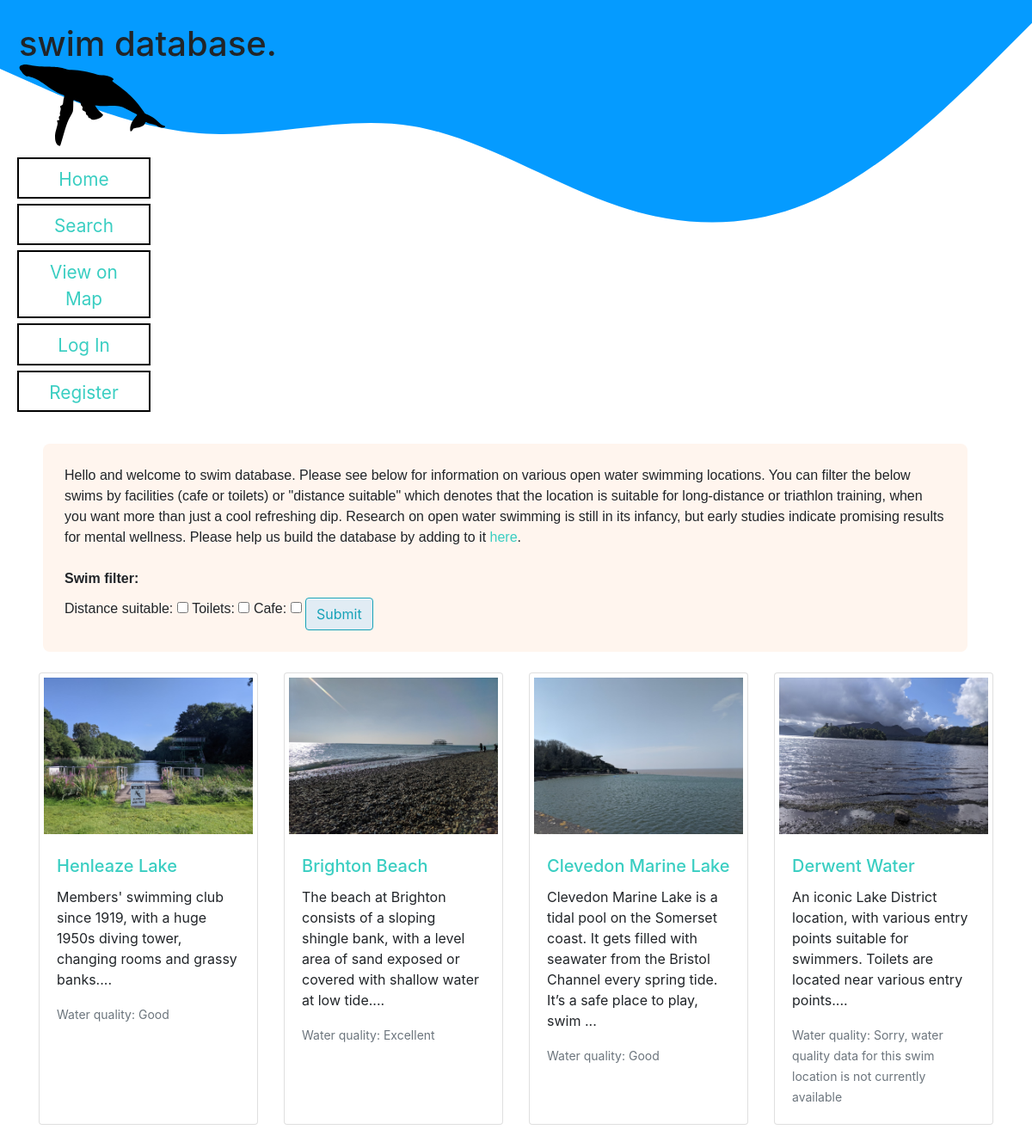
The app's page /catalog/, older data.
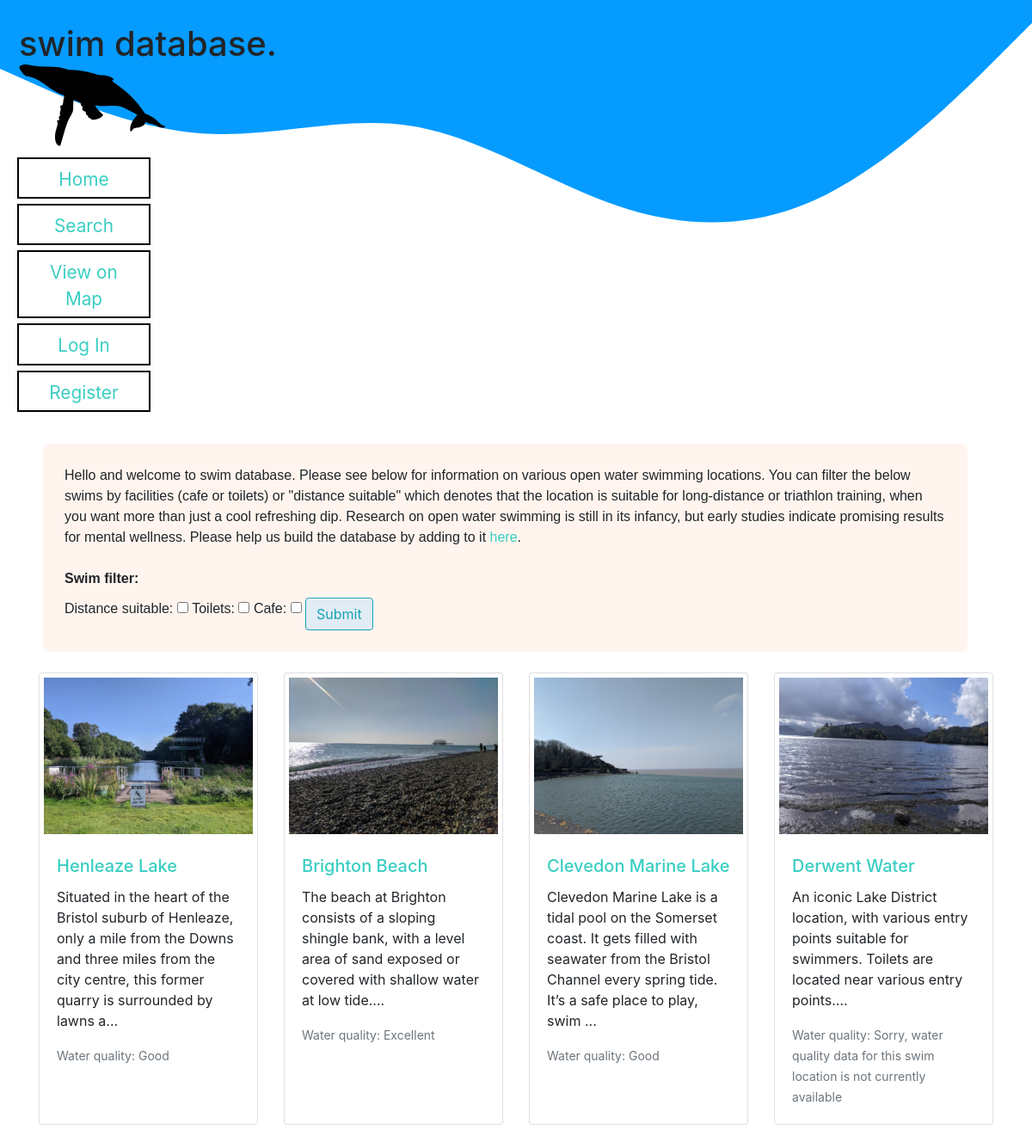
The same page, newer data.
### catalog/models.py (models this page shows, shortened)
class Photo(models.Model):
    swim_id = models.ForeignKey(
        SwimSpot,
        default=1,
        on_delete=models.CASCADE,
        related_name="swimspot"
    )
    title = models.CharField(max_length=45)
    description = models.CharField(max_length=250)
    created = models.DateTimeField(auto_now_add=True)
    image = models.ImageField(upload_to='photos/')
    submitter = models.ForeignKey(get_user_model(), on_delete=models.CASCADE)

class SwimSpot(models.Model):
    name = models.CharField(max_length=100, default='name')
    description = models.CharField(max_length=1440, default='', null=True, blank=True)
    water_quality = models.CharField(max_length=100, default='', null=True, blank=True)
    toilets = models.BooleanField(default=False)
    cafe = models.BooleanField(default=False)
    distance_suitable = models.BooleanField(default=False)
    is_approved = models.BooleanField(default=False) #admin can approve
    wq_id = models.CharField(max_length=100, default='', null=True, blank=True)

### catalog/views.py (the view)
# urls.py: path('', views.index, name='index'),
def index(request):
    form = ""
    if request.method == 'POST':
        f = FilterForm(request.POST)
        filter_parameters = {}
        if f.is_valid():
            for item in ['distance_suitable', 'cafe', 'toilets']:
                if f.cleaned_data.get(item) is True:
                    filter_parameters[item] = True
            swimspots = SwimSpot.objects.filter(**filter_parameters)
            form = None
    else:
        form = FilterForm()
        swimspots = SwimSpot.objects.all().order_by('id') #gets all swimspots
    vals = swimspots.values_list('id', 'name', 'water_quality', 'is_approved', 'description')
    listo = []
    for item in vals:
        henlo = list(Photo.objects.filter(swim_id=item[0])[:1])
        objects = list(chain(item, henlo))
        listo.append(objects)
    paginator = Paginator(listo, 10)
    page_number = request.GET.get('page')
    page_obj = paginator.get_page(page_number)
    return render(request, "index.html", {
        "swimspots": swimspots,
        "form": form,
        "page_obj": page_obj
    })

### catalog/models.py
class FilterForm(forms.ModelForm):
    distance_suitable = forms.BooleanField(required=False)
    toilets = forms.BooleanField(required=False)
    cafe = forms.BooleanField(required=False)
    class Meta:
        model = SwimSpot
        fields = ['distance_suitable', 'toilets', 'cafe']

### catalog/templates/index.html (shortened to what this page needs)
{% extends "base_generic.html" %}
{% block content %}
  <div class="container">
    <div class="row">
      <div class="intro col-sm">
      Hello and welcome to swim database. Please see below for information on various open water swimming locations. You can filter the below swims by facilities (cafe or toilets)
      or "distance suitable" which denotes that the location is suitable for long-distance or triathlon training, when you want more than just a cool refreshing dip.
      Research on open water swimming is still in its infancy, but early studies indicate promising results for mental wellness. Please help us build the database by adding to it
      <a href="{% url 'add' %}">here</a>.<br>
   <br>
        {% if form is not None %}
        <strong>Swim filter:</strong><form method="post" novalidate>
           {{ form }}
           <button class="pbt btn btn-outline-info" type="submit">Submit</button>
           {% endif %}
    </div>
    </div><br>
    <div class="card-deck">
   {% for i in page_obj.object_list %}
      {% if i.3 %}
                  <div class="card" style="max-width: 24.5rem;">
                    <a href="{% url 'get' i.0 %}">
                      <img class="card-img-top" src="../../{{ i.5.image }}" alt="Card image cap">
                </a>
                    <div class="card-body">
                      <h5 class="card-title"> <a href="{% url 'get' i.0 %}">{{i.1}}</a></h5>
                      <p class="card-text">{{i.4|slice:":165"}}...</p>
                      <p class="card-text"><small class="text-muted">Water quality: {{i.2}}</small></p>
                    </div>
                  </div>
         {% endif %}
      {% endfor %}
    </div>
     <br>
     </div>
{% endblock %}

### catalog/templates/base_generic.html (shortened to what this page needs)
<!DOCTYPE html>
<html lang="en">
<head>
  <link rel="stylesheet" href="https://cdn.jsdelivr.net/npm/bootstrap@4.6.1/dist/css/bootstrap.min.css">
  <link rel='stylesheet' type='text/css' href='https://api.tomtom.com/maps-sdk-for-web/cdn/6.x/6.6.0/maps/maps.css'/>
<link rel="stylesheet" href="https://cdnjs.cloudflare.com/ajax/libs/font-awesome/4.7.0/css/font-awesome.min.css">
  {% load static %}
  <link rel="stylesheet" href="{% static 'styles.css' %}">
  <h1 class="header"><div class="wordy">swim database. </div> <?xml version="1.0" standalone="no"?>
    <!DOCTYPE svg PUBLIC "-//W3C//DTD SVG 20010904//EN"
     "http://www.w3.org/TR/2001/REC-SVG-20010904/DTD/svg10.dtd">
    </h1>
</head>
<body>    {% block sidebar %}
    <div class="row">
      <div class="col-sm-2">
     <div class="lgscreen">
        <ul class="navbar navbar-light sidebar-nav" id="sidebar-nav">
          <li class="nav-item"><a class="nav-link" href="{% url 'index' %}">Home</a></li>
          <li class="nav-item"><a class="nav-link" href="{% url 'search' %}">Search</a></li>
          <li class="nav-item"><a class="nav-link" href="{% url 'map' %}">View on Map</a></li>
          {% if user.is_authenticated %}
          <li class="nav-item">
            <a class="nav-link" href="{% url 'add' %}">Add a Swim</a>
        </li>
          <li class="nav-item"><a class="nav-link" href="{% url 'profile' user.id %}">My Profile</a></li>
              <li class="nav-item">
                  <a class="nav-link" href="{% url 'logout' %}">Log Out</a>
              </li>
          {% else %}
              <li class="nav-item">
                  <a class="nav-link" href="{% url 'login' %}">Log In</a>
              </li>
              <li class="nav-item">
                  <a class="nav-link" href="{% url 'register' %}">Register</a>
              </li>
        </ul>
          {% endif %}
     {% endblock %}
    </div> </div>
     {% block content %}{% endblock %}
 </div>
</body>
</html>

### catalog/static/styles.css (style rules this page uses)
* { box-sizing: border-box; }
body { background:white; }
button, .clearablefileinput { background-color: #e1ecf4 !important; border-radius: 3px; border: 1px solid #7aa7c7; box-shadow: rgba(255, 255, 255, .7) 0 1px 0 0 inset; box-sizing: border-box; color: #39739d; cursor: pointer; display: inline-block; font-family: -apple-system,system-ui,"Segoe UI","Liberation Sans",sans-serif; font-size: 13px; font-weight: 400; line-height: 1.15385; margin: 0; outline: none; padding: 8px .8em; position: relative; text-align: center; text-decoration: none; user-select: none; -webkit-user-select: none; touch-action: manipulation; vertical-align: baseline; white-space: nowrap; }
.sidebar-nav { padding: 0; list-style: none; display: block; font-size: 1em; padding-bottom: 15px; margin-top: -90px; }
.svg { background: linear-gradient(#FBFAD8, transparent 93%), }
head { position: relative; }
h1 { padding-left: 20px; margin-top:25px; position: absolute; top: 2px; left: 2px; }
.sidebar-nav li { text-align: center; background: #fff; margin-top: 6px; margin-bottom: 6px; border: solid black 2px; list-style: none; margin-left: 20px; }
img { padding: 5px; }
.sidebar-nav a { font-size: 1.3em; color: #3acec2; padding-bottom: 5px; list-style: none; }
a { color: #3acec2; }
.intro { background-color: seashell; padding: 25px; border-radius: 8px; font-family: Verdana, Geneva, Tahoma, sans-serif; margin-left: 20px; margin-right: 45px; }
.pbt { margin-top: 10px; }

Row changes from the older to the newer data that the page shows:
changed through a linked row, Photo "Henleaze Lake": description "Members' swimming club since 1919, with a huge 1950s diving tower, changing rooms and grassy banks." → "Situated in the heart of the Bristol suburb of Henleaze, only a mile from the Downs and three miles from the city centre, this former quarry is surrounded by lawns a"
